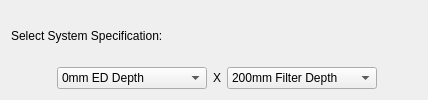
               <widget class="QWidget" name="bf_design_widget" native="true">
                <layout class="QGridLayout" name="gridLayout_18">
                 <item row="1" column="2">
                  <widget class="QLabel" name="bf_specs_lbl2">
                   <property name="text">
                    <string>&lt;html&gt;&lt;head/&gt;&lt;body&gt;&lt;p&gt;X&lt;/p&gt;&lt;/body&gt;&lt;/html&gt;</string>
                   </property>
                  </widget>
                 </item>
                 <item row="1" column="1">
                  <widget class="QComboBox" name="bf_specs_EDD_combo">
                   <property name="minimumSize">
                    <size>
                     <width>150</width>
                     <height>0</height>
                    </size>
                   </property>
                   <property name="currentIndex">
                    <number>0</number>
                   </property>
                   <item>
                    <property name="text">
                     <string>0mm ED Depth</string>
                    </property>
                   </item>
                   <item>
                    <property name="text">
                     <string>100mm ED Depth</string>
                    </property>
                   </item>
                   <item>
                    <property name="text">
                     <string>200mm ED Depth</string>
                    </property>
                   </item>
                   <item>
                    <property name="text">
                     <string>300mm ED Depth</string>
                    </property>
                   </item>
                   <item>
                    <property name="text">
                     <string>400mm ED Depth</string>
                    </property>
                   </item>
                  </widget>
                 </item>
                 <item row="1" column="4">
                  <spacer name="horizontalSpacer_28">
                   <property name="orientation">
                    <enum>Qt::Horizontal</enum>
                   </property>
                   <property name="sizeHint" stdset="0">
                    <size>
                     <width>40</width>
                     <height>20</height>
                    </size>
                   </property>
                  </spacer>
                 </item>
                 <item row="1" column="3">
                  <widget class="QComboBox" name="bf_specs_FD">
                   <property name="minimumSize">
                    <size>
                     <width>150</width>
                     <height>0</height>
                    </size>
                   </property>
                   <item>
                    <property name="text">
                     <string>200mm Filter Depth</string>
                    </property>
                   </item>
                   <item>
                    <property name="text">
                     <string>400mm Filter Depth</string>
                    </property>
                   </item>
                   <item>
                    <property name="text">
                     <string>600mm Filter Depth</string>
                    </property>
                   </item>
                   <item>
                    <property name="text">
                     <string>800mm Filter Depth</string>
                    </property>
                   </item>
                  </widget>
                 </item>
                 <item row="1" column="0">
                  <spacer name="horizontalSpacer_29">
                   <property name="orientation">
                    <enum>Qt::Horizontal</enum>
                   </property>
                   <property name="sizeType">
                    <enum>QSizePolicy::Fixed</enum>
                   </property>
                   <property name="sizeHint" stdset="0">
                    <size>
                     <width>40</width>
                     <height>20</height>
                    </size>
                   </property>
                  </spacer>
                 </item>
                 <item row="0" column="0" colspan="4">
                  <widget class="QLabel" name="bf_specs_lbl">
                   <property name="whatsThis">
                    <string>&lt;html&gt;&lt;head/&gt;&lt;body&gt;&lt;p&gt;Low Flow Bypass = &lt;/p&gt;&lt;p&gt;High Flow Bypass = &lt;/p&gt;&lt;p&gt;Saturated hydraulic conductivity = 180mm/hr&lt;/p&gt;&lt;p&gt;TN content of filter media = &lt;/p&gt;&lt;p&gt;Orthophosphate content of filter media =&lt;/p&gt;&lt;p&gt;Overflow Weir Width = &lt;/p&gt;&lt;p&gt;&lt;br/&gt;&lt;/p&gt;&lt;p&gt;Unlined Filter Media Perimeter adjusted to maintain aspect ratio&lt;/p&gt;&lt;p&gt;Unlined filter media base&lt;/p&gt;&lt;p&gt;Vegetated with effective nutrient removal plants&lt;/p&gt;&lt;p&gt;Underdrain Present&lt;/p&gt;&lt;p&gt;Submerged Zone with Carbon Present, depth = 0.45m&lt;/p&gt;&lt;/body&gt;&lt;/html&gt;</string>
                   </property>
                   <property name="text">
                    <string>Select System Specification:</string>
                   </property>
                  </widget>
                 </item>
                </layout>
               </widget>
